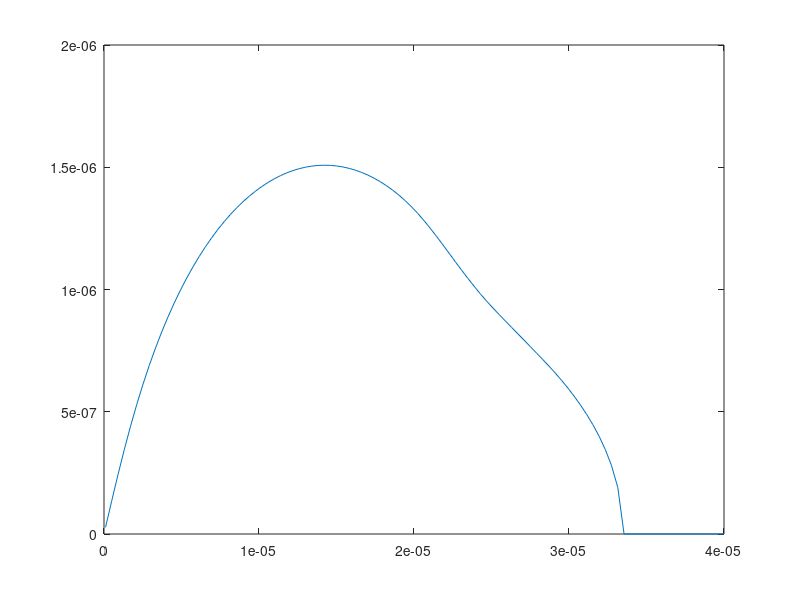

The MATLAB source for this figure:
% SCRIPT TO FIND THE EIGENVALUES REPRESENTING THE GROWTH RATE OF THE
% INSTABILITY IN THE EADY MODEL FOR THE SEMI-GEOSTROPHIC EQUATIONS
% Ax = wBx
format long
Nsq = 2.5*10^-5;
g = 10;
f = 10^-4;
theta0 = 300;
C = 3*10^-6;
H = 10^4;
k = linspace(0.1,40,100)*10^-6;
N = 100;
w = zeros(1,length(k));
z = zeros(1,N-2);
h = H/(N-1);
for j=1:N-2
    z(j) = j*h;
end
U = C*g*(z - H/2)/f/theta0;

for j=1:length(k)
    %Matrix A
    d = (f*f*theta0*g/h/h + k(j)*k(j)*Nsq*theta0)*U;
    dn1 = -f*f*theta0*g*U(1:N-3)/(h^2) - (C*f*g/h)*ones(1,N-3);
    d1 = (C*f*g/h)*ones(1,N-3) - f*f*theta0*U(2:N-2)*g/(h^2) ;

    A = diag(dn1,-1) + diag(d) + diag(d1,1);

    %Matrix B
    d = (k(j)*Nsq*theta0 + f*f*theta0*g/k(j)/h/h)*ones(1,N-2);
    d1 = (-f*f*theta0*g/k(j)/h/h)*ones(1,N-3);

    B = diag(d1,-1) + diag(d) + diag(d1,1);
    [V,e] = eig(A,B,'vector');
    Eimag = imag(e);
    w(j) = max(Eimag);
end

plot(k,w)
    

